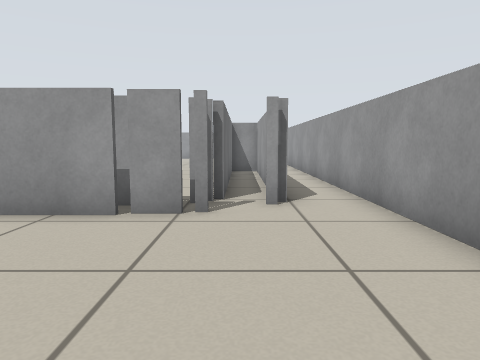
View 1 (above)

24 first-person views from a walk through a Stage world. The camera is 0.57 m above the floor, tilts 6° down and sees 70° across. Floor lines are 1 m apart. The floor is counted in squares, 0.5 m on a side. Each view is taken from the middle of a square. On the plan, view 1 faces up. The plan holds only what a view shows up to about 14 squares ahead; the rest is blank. The robots in the file are not drawn.

View 2
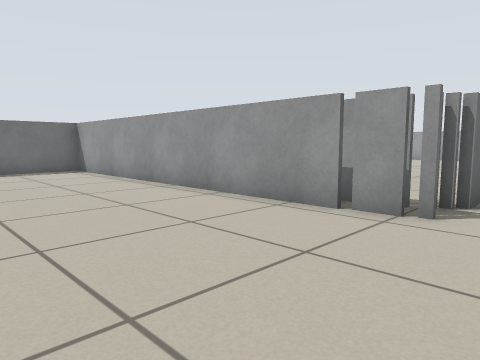

View 3
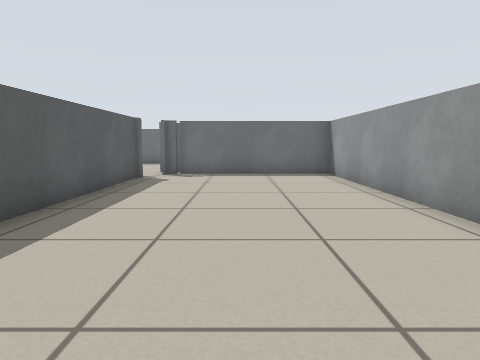

View 4
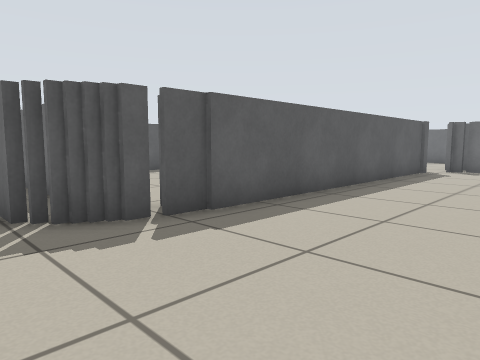

View 5
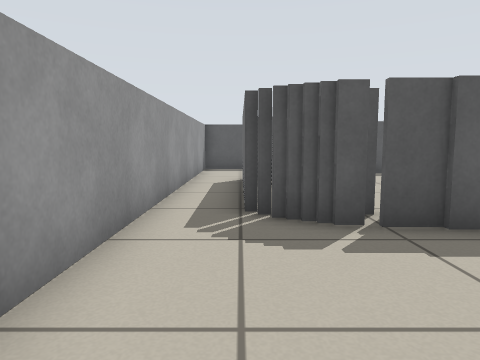

View 6
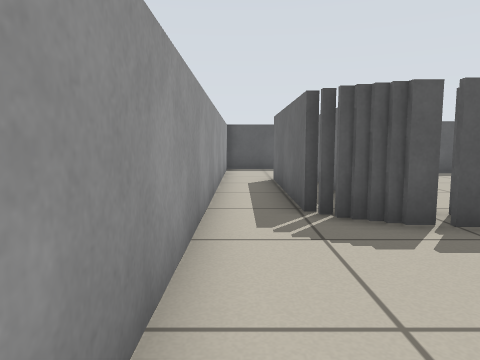

View 7
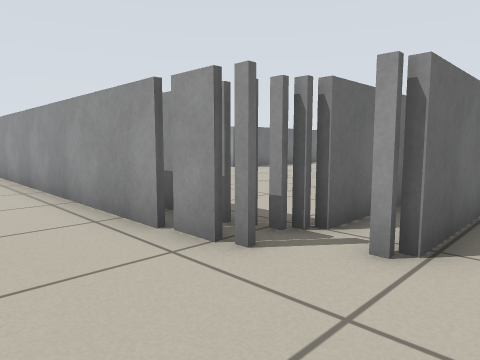

View 8
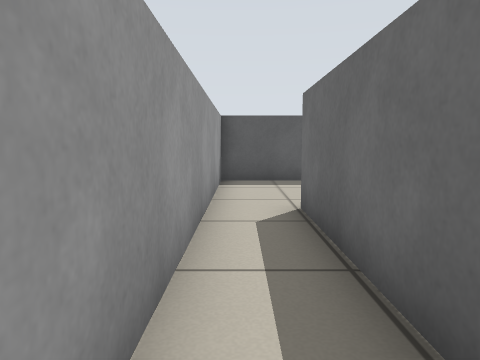

View 9
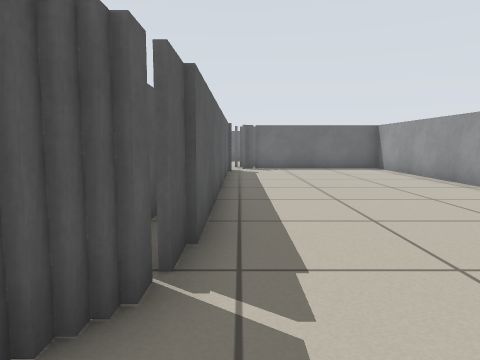

View 10
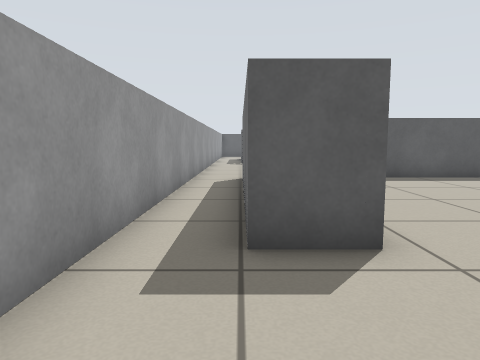

View 11
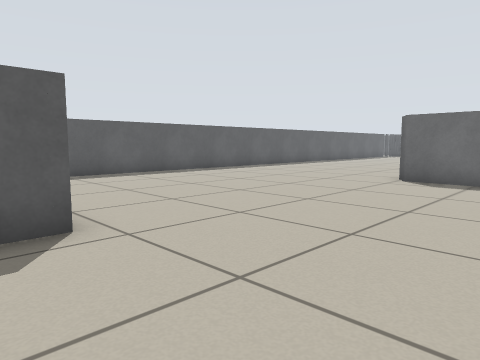

View 12
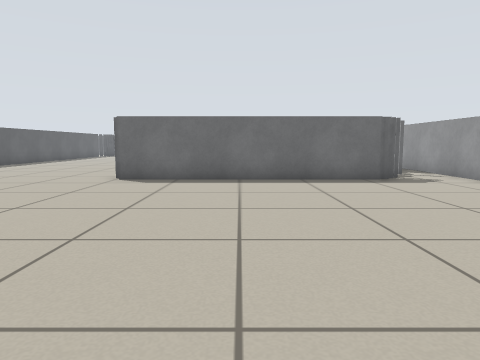

View 13
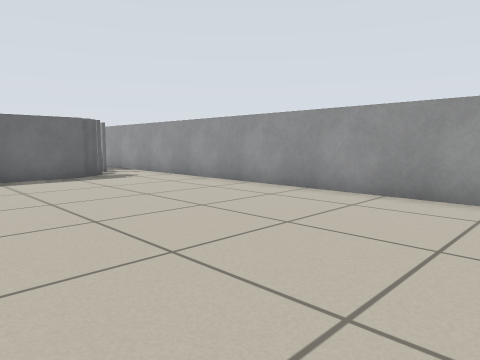

View 14
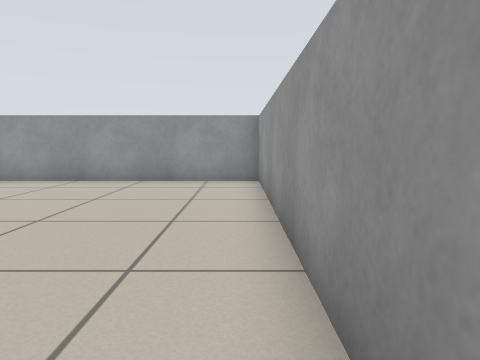

View 15
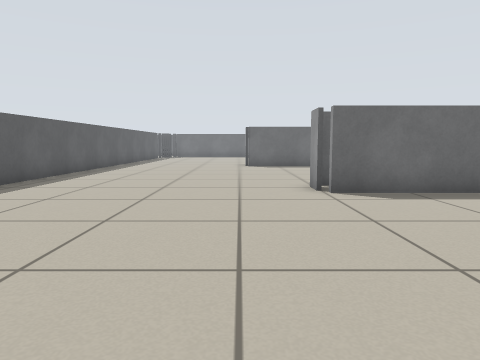

View 16
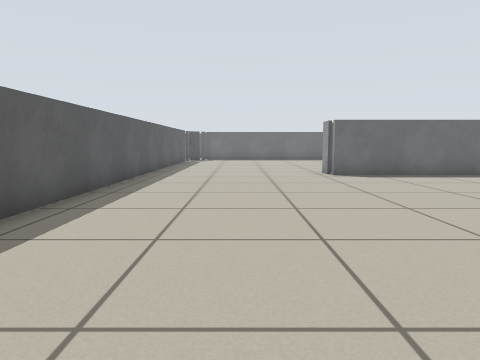

View 17
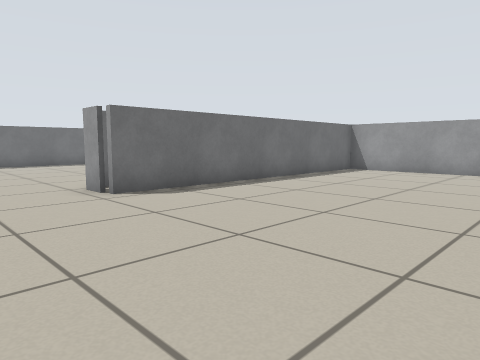

View 18
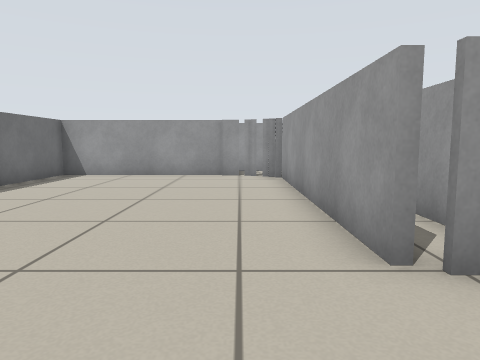

View 19
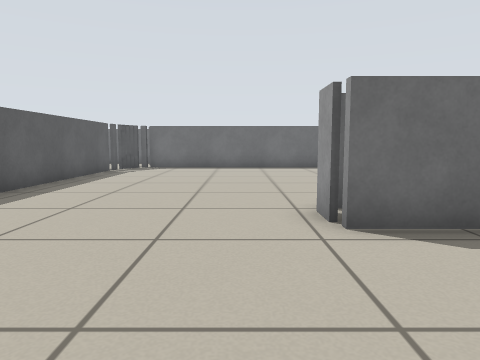

View 20
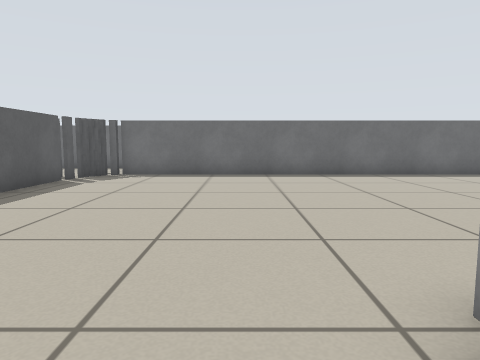

View 21
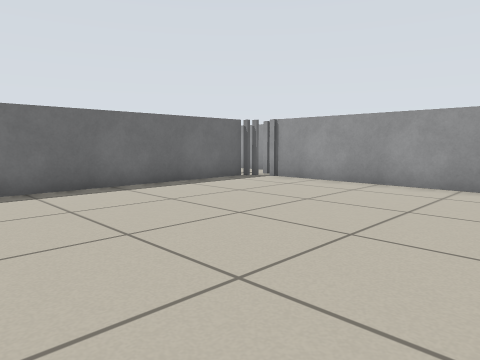

View 22
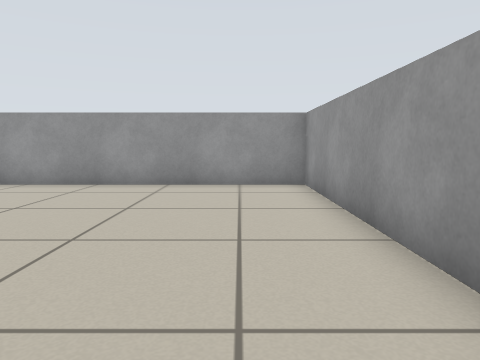

View 23
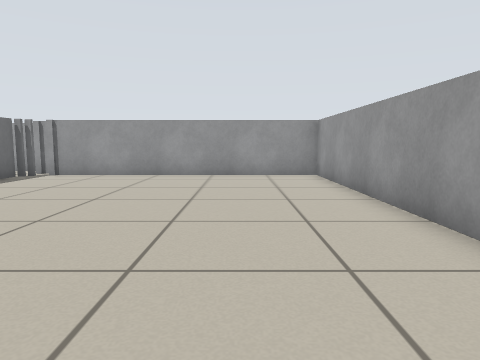

View 24
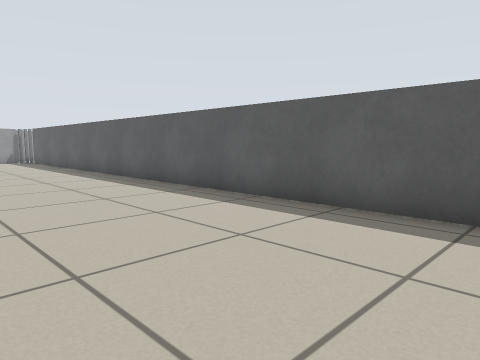

### Floor plan
Ten units are one square. View 1 is at (0, 0); x grows to the right and y downward. Boxes are objects, and circles mark ways between rooms. Rooms are numbered by the first view taken in them; rooms with no view inside come last. Other rooms are left out.
<svg viewBox="-323 -270 354 365">
<path fill="none" stroke="#000" d="M-9 -54 -141 -54 -141 4M-9 17 -1 17M-11 -64 -32 -64M-2 21 5 21M-5 -66 -10 -66M9 26 9 81M-129 15 -9 15M26 86 26 -66M-116 -150 -116 -234M-102 -149 -112 -149M-199 -133 -208 -133M-212 -159 -212 -246 -310 -246M-124 -242 -129 -242M-130 -246 -195 -246 -195 -134M-99 -235 -99 -151M-72 -64 -31 -64M-6 -144 10 -144M9 -141 9 -110M9 -94 9 -66M-298 -64 -96 -64M-304 -64 -299 -64M-310 -66 -305 -66M-318 -239 -318 -75M-314 -69 -309 -69M26 -66 26 -265 -131 -265"/>
<circle cx="20" cy="-60" r="3" fill="#2a7"/>
<text x="-40" y="-20">1</text>
<text x="-150" y="-160">2</text>
</svg>
Room 1 opens to room 2.

Where each view was taken, in squares from view 1:
view 1: 0 up, 0 right, facing up
view 2: 0 up, 1 right, facing up-left
view 3: 2 up, 1 left, facing left
view 4: 3 up, 2 right, facing down-left
view 5: 3 up, 1 right, facing down
view 6: 3 up, 2 right, facing down
view 7: 3 up, 2 right, facing up-left
view 8: 2 down, 2 right, facing down
view 9: 1 down, 2 right, facing left
view 10: 18 up, 1 right, facing down
view 11: 19 up, 1 right, facing down-left
view 12: 19 up, 1 right, facing left
view 13: 19 up, 2 right, facing up-left
view 14: 16 up, 2 right, facing up
view 15: 13 up, 2 left, facing left
view 16: 10 up, 7 left, facing left
view 17: 10 up, 12 left, facing up-left
view 18: 12 up, 13 left, facing up
view 19: 12 up, 15 left, facing left
view 20: 12 up, 19 left, facing left
view 21: 15 up, 23 left, facing up-left
view 22: 15 up, 23 left, facing up
view 23: 12 up, 24 left, facing up
view 24: 12 up, 24 left, facing down-right
